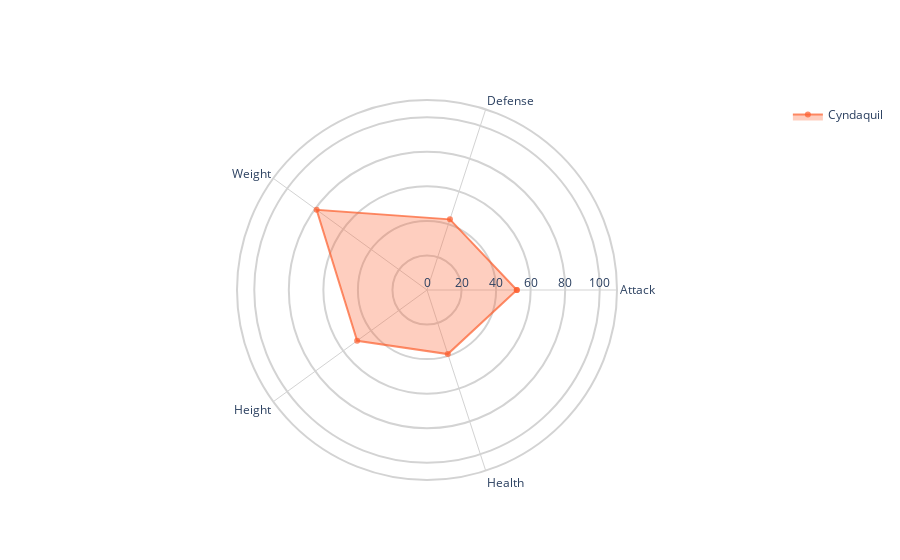

The notebook cell saved with this chart:
### Code cell
fig = go.Figure()

fig.add_trace(go.Scatterpolar(name = "Cyndaquil",
                r = [Cyndaquil["attack"].values[0],
                     Cyndaquil["defense"].values[0],
                     Cyndaquil["weight_kg"].values[0]*10,
                     Cyndaquil["height_m"].values[0]*100,
                     Cyndaquil["hp"].values[0],
                     Cyndaquil["attack"].values[0]],
                theta = ["Attack","Defense","Weight","Height","Health","Attack"],
                fill="toself",
                fillcolor="rgba(252, 94, 45,.3)",
                line_color="rgba(252, 94, 45,.7)"
               ))
fig.update_layout(
    #title = "Confronto pokemon",
    #font_size = 11,
    showlegend = True,
    polar = dict(
      bgcolor = "white",
      angularaxis = dict(
        linewidth = 2,
        showline=True,
        linecolor='lightgrey',  # Colore delle linee angolari
        gridcolor='lightgrey',    # Colore della griglia angolare
      ),
      radialaxis = dict(
        side = "counterclockwise",
        showline = False,
        linewidth = 2,
        gridcolor = "lightgrey",
        gridwidth = 2,
        range = [0,110]
      )
    ),
    paper_bgcolor = "white"
)
fig.show()
fig = go.Figure()
fig.add_trace(go.Scatterpolar(name = "Chikorita",
                r = [Chikorita["attack"].values[0],
                     Chikorita["defense"].values[0],
                     Chikorita["weight_kg"].values[0]*10,
                     Chikorita["height_m"].values[0]*100,
                     Chikorita["hp"].values[0],
                     Chikorita["attack"].values[0]],
                theta = ["Attack","Defense","Weight","Height","Health","Attack"],
                fill="toself",
                fillcolor="rgba(76, 245, 54,.3)",
                line_color="rgba(76, 245, 54,.7)"
               ))
fig.update_layout(
    #title = "Confronto pokemon",
    #font_size = 11,
    showlegend = True,
    polar = dict(
      bgcolor = "white",
      angularaxis = dict(
        linewidth = 2,
        showline=True,
        linecolor='lightgrey',  # Colore delle linee angolari
        gridcolor='lightgrey',    # Colore della griglia angolare
      ),
      radialaxis = dict(
        side = "counterclockwise",
        showline = False,
        linewidth = 2,
        gridcolor = "lightgrey",
        gridwidth = 2,
        range = [0,110]
      )
    ),
    paper_bgcolor = "white"
)
fig.show()
fig = go.Figure()
fig.add_trace(go.Scatterpolar(name = "Totodile",
                r = [Totodile["attack"].values[0],
                     Totodile["defense"].values[0],
                     Totodile["weight_kg"].values[0]*10,
                     Totodile["height_m"].values[0]*100,
                     Totodile["hp"].values[0],
                     Totodile["attack"].values[0]],
                theta = ["Attack","Defense","Weight","Height","Health","Attack"],
                fill="toself",
                fillcolor="rgba(62, 127, 247,.3)",
                line_color="rgba(62, 127, 247,.7)"
               ))

fig.update_layout(
    #title = "Confronto pokemon",
    #font_size = 11,
    showlegend = True,
    polar = dict(
      bgcolor = "white",
      angularaxis = dict(
        linewidth = 2,
        showline=True,
        linecolor='lightgrey',  # Colore delle linee angolari
        gridcolor='lightgrey',    # Colore della griglia angolare
      ),
      radialaxis = dict(
        side = "counterclockwise",
        showline = False,
        linewidth = 2,
        gridcolor = "lightgrey",
        gridwidth = 2,
        range = [0,110]
      )
    ),
    paper_bgcolor = "white"
)

fig.show()

### Figure 1 — Plotly figure (JSON) as saved in the notebook; plotly's stock layout.template omitted (floating-point values rounded to 4 significant figures)
{"data": [{"fill": "toself", "fillcolor": "rgba(252, 94, 45,.3)", "line": {"color": "rgba(252, 94, 45,.7)"}, "name": "Cyndaquil", "r": [52, 43, 79, 50, 39, 52], "theta": ["Attack", "Defense", "Weight", "Height", "Health", "Attack"], "type": "scatterpolar"}], "layout": {"paper_bgcolor": "white", "polar": {"angularaxis": {"gridcolor": "lightgrey", "linecolor": "lightgrey", "linewidth": 2, "showline": true}, "bgcolor": "white", "radialaxis": {"gridcolor": "lightgrey", "gridwidth": 2, "linewidth": 2, "range": [0, 110], "showline": false, "side": "counterclockwise"}}, "showlegend": true}}
